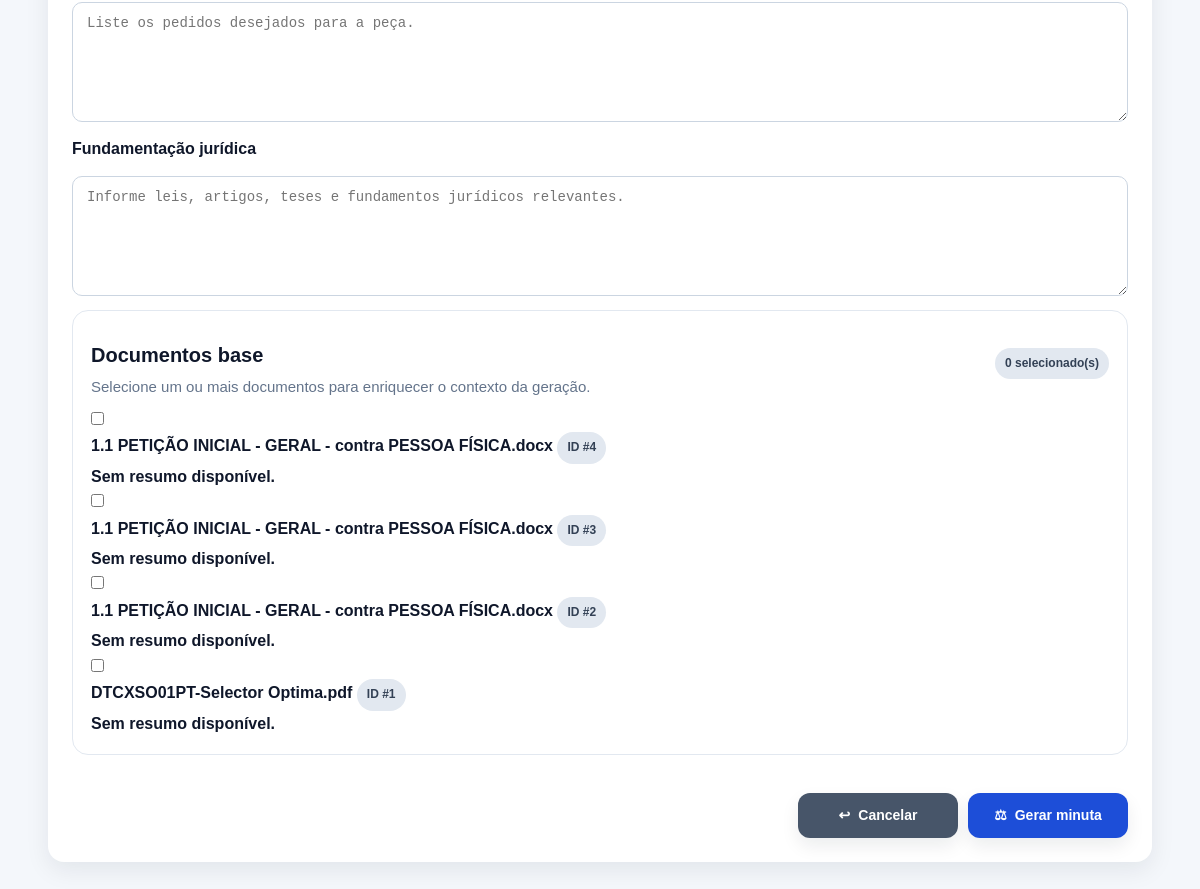
/generations/create (lower part), run on an earlier commit of the app's database.
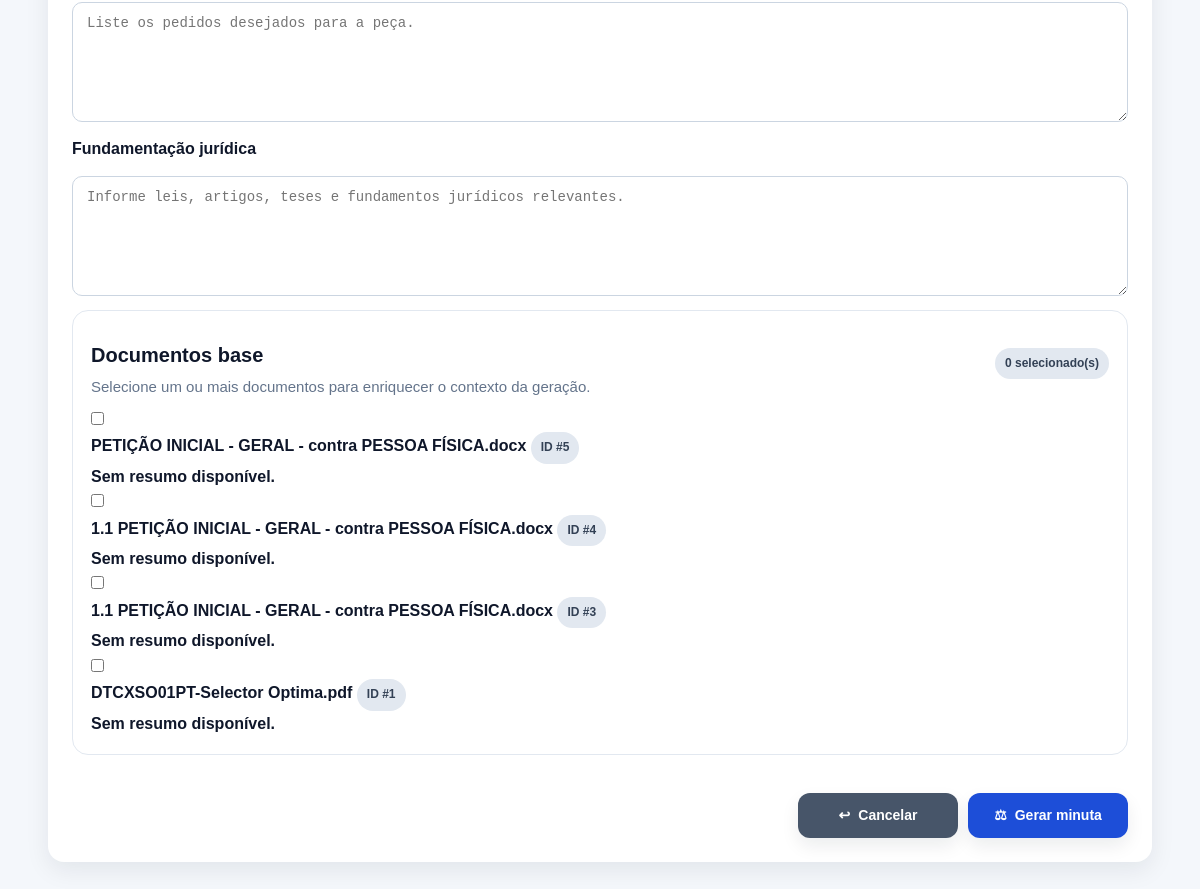
And on a later commit of the database.
### app/models/document.py (models this page shows)
class Document(Base):
    __tablename__ = "documents"
    id = Column(Integer, primary_key=True, index=True)
    original_filename = Column(String(255), nullable=False)
    saved_filename = Column(String(255), nullable=False)
    file_path = Column(String(500), nullable=False)
    file_type = Column(String(20), nullable=False)
    extracted_text = Column(Text, nullable=False)
    created_at = Column(DateTime(timezone=True), server_default=func.now(), nullable=False)

### app/routers/generations.py (the view)
@router.get("/create")
def create_generation_page(request: Request, db: Session = Depends(get_db)):
    documentos = listar_documentos(db)
    perfis = listar_perfis(db)
    selected_profile_id = None
    form_data = {}
    selected_document_ids = []
    success_message = None
    duplicate_from = str(request.query_params.get("duplicate_from", "")).strip()
    if duplicate_from.isdigit():
        geracao_origem = buscar_geracao_por_id(db, int(duplicate_from))
        if geracao_origem:
            form_data = _obter_form_data_da_geracao(geracao_origem)
            selected_document_ids = desserializar_ids_documentos(geracao_origem.source_document_ids)
            selected_profile_id = geracao_origem.writing_profile_id
            success_message = f"Base da geração #{geracao_origem.id} carregada para duplicação."
    return _render_generation_form(
        request,
        documentos=documentos,
        perfis=perfis,
        tipos_de_documento=TIPOS_DE_DOCUMENTO,
        error_message=None,
        form_data=form_data,
        selected_document_ids=selected_document_ids,
        selected_profile_id=selected_profile_id,
        modo_edicao=False,
        geracao=None,
        success_message=success_message,
    )

### app/templates/generation_create.html (shortened to what this page needs)
{% extends "base.html" %}
{% block content %}
<section class="card">
    <form
        action="{% if modo_edicao %}/generations/{{ geracao.id }}/edit{% else %}/generations/create{% endif %}"
        method="post"
        class="formulario-geracao"
        data-loading-form
        data-loading-message="{% if modo_edicao %}Atualizando geração jurídica...{% else %}Gerando minuta jurídica...{% endif %}"
        data-loading-button-text="{% if modo_edicao %}Atualizando...{% else %}Gerando...{% endif %}"
    >
        <textarea
            id="requests"
            name="requests"
            rows="5"
            placeholder="Liste os pedidos desejados para a peça."
            required
        >{{ form_data.requests if form_data else '' }}</textarea>
        <label for="legal_basis">Fundamentação jurídica</label>
        <textarea
            id="legal_basis"
            name="legal_basis"
            rows="5"
            placeholder="Informe leis, artigos, teses e fundamentos jurídicos relevantes."
        >{{ form_data.legal_basis if form_data else '' }}</textarea>
        <div class="bloco-informativo">
            <div class="bloco-informativo-topo">
                <div>
                    <h3>Documentos base</h3>
                    <p class="texto-suave">
                        Selecione um ou mais documentos para enriquecer o contexto da geração.
                    </p>
                </div>
                <span class="badge badge-neutro" data-document-counter>
                    {{ selected_document_ids|length }} selecionado(s)
                </span>
            </div>
            {% if documentos %}
                <div class="grade-documentos-base">
                    {% for documento in documentos %}
                        <label class="card-documento-base {% if documento.id in selected_document_ids %}selecionado{% endif %}" data-document-card>
                            <input
                                type="checkbox"
                                name="document_ids"
                                value="{{ documento.id }}"
                                data-document-checkbox
                            >
                            <div class="card-documento-base-conteudo">
                                <div class="card-documento-base-topo">
                                    <strong>{{ documento.original_filename }}</strong>
                                    <span class="badge badge-neutro">ID #{{ documento.id }}</span>
                                </div>
                                <p>{{ documento.summary if documento.summary else "Sem resumo disponível." }}</p>
                            </div>
                        </label>
                    {% endfor %}
                </div>
            {% endif %}
        </div>
        <div class="acoes-formulario-geracao">
            <a class="botao botao-secundario" href="/generations">
                <span class="icone-botao" aria-hidden="true">↩</span>
                Cancelar
            </a>
            <button type="submit" class="botao">
                <span class="icone-botao" aria-hidden="true">{% if modo_edicao %}💾{% else %}⚖{% endif %}</span>
                {% if modo_edicao %}Salvar alterações{% else %}Gerar minuta{% endif %}
            </button>
        </div>
    </form>
</section>
{% endblock %}

What changed in the data, as far as the page shows it:
removed Document: original_filename "1.1 PETIÇÃO INICIAL - GERAL - contra PESSOA FÍSICA.docx", id "2", summary "Sem resumo disponível."
added Document: original_filename "PETIÇÃO INICIAL - GERAL - contra PESSOA FÍSICA.docx", id "5", summary "Sem resumo disponível."
